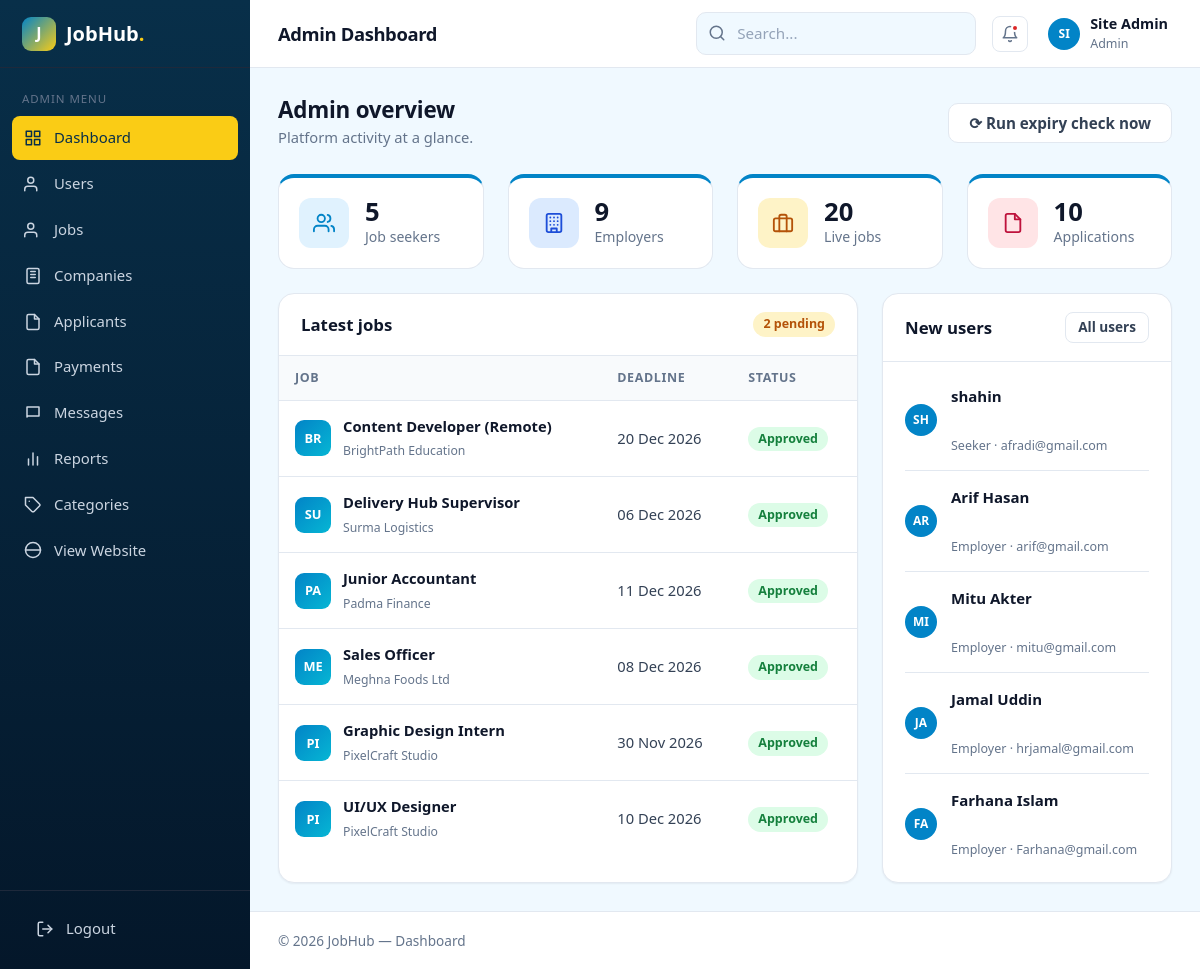
The app's page /admin/dashboard.php (signed in) with its own data.
### tables this page shows
CREATE TABLE `jobs` (
  `id` int UNSIGNED NOT NULL,
  `company_id` int UNSIGNED NOT NULL,
  `category_id` int UNSIGNED DEFAULT NULL,
  `city_id` int UNSIGNED DEFAULT NULL,
  `subscription_id` int UNSIGNED DEFAULT NULL,
  `title` varchar(150) NOT NULL,
  `slug` varchar(180) NOT NULL,
  `job_type` enum('full_time','part_time','contract','internship','remote') NOT NULL DEFAULT 'full_time',
  `salary_min` decimal(10,2) DEFAULT NULL,
  `salary_max` decimal(10,2) DEFAULT NULL,
  `description` text,
  `deadline` date NOT NULL,
  `status` enum('pending','approved','rejected','closed') NOT NULL DEFAULT 'pending',
  `is_featured` tinyint(1) NOT NULL DEFAULT '0'
);

CREATE TABLE `companies` (
  `id` int UNSIGNED NOT NULL,
  `user_id` int UNSIGNED NOT NULL,
  `city_id` int UNSIGNED DEFAULT NULL,
  `name` varchar(150) NOT NULL,
  `logo` varchar(255) DEFAULT NULL,
  `website` varchar(255) DEFAULT NULL,
  `address` text,
  `description` text
);

CREATE TABLE `users` (
  `id` int UNSIGNED NOT NULL,
  `name` varchar(100) NOT NULL,
  `email` varchar(150) NOT NULL,
  `phone` varchar(20) DEFAULT NULL,
  `password` varchar(255) NOT NULL,
  `role` enum('admin','employer','seeker') NOT NULL,
  `status` enum('active','pending','blocked') NOT NULL DEFAULT 'active',
  `created_at` timestamp NOT NULL DEFAULT CURRENT_TIMESTAMP
);

### admin/dashboard.php (the view, shortened to what this page needs)
<?php
include('../dbconfig.php');
$totalSeekers   = $conn->query("SELECT COUNT(*) AS c FROM users WHERE role = 'seeker'")->fetch_assoc()['c'];
$totalEmployers = $conn->query("SELECT COUNT(*) AS c FROM users WHERE role = 'employer'")->fetch_assoc()['c'];
$liveJobs       = $conn->query("SELECT COUNT(*) AS c FROM jobs WHERE status = 'approved' AND deadline >= CURDATE()")->fetch_assoc()['c'];
$totalApps      = $conn->query("SELECT COUNT(*) AS c FROM job_applications")->fetch_assoc()['c'];
$pendingJobs    = $conn->query("SELECT COUNT(*) AS c FROM jobs WHERE status = 'pending'")->fetch_assoc()['c'];
$latestJobs = $conn->query("SELECT jobs.*, companies.name AS company_name FROM jobs
                            JOIN companies ON companies.id = jobs.company_id
                            ORDER BY jobs.id DESC LIMIT 6");
$newUsers = $conn->query("SELECT * FROM users ORDER BY created_at DESC LIMIT 5");
$jobColor = array('pending' => 'badge-warning', 'approved' => 'badge-success', 'rejected' => 'badge-danger', 'closed' => 'badge-gray');
?>
<!DOCTYPE html>
<html lang="en">
<head>
  <link rel="stylesheet" href="../assets/css/style.css?v=2">
</head>
<body class="dash-body">
 <?php include('include/leftbar.php'); ?>
   <?php include('include/header.php'); ?>
  <main class="dash-content">
    <div class="page-actions"><div><h2>Admin overview</h2><p>Platform activity at a glance.</p></div>
      <a class="btn btn-light" href="dashboard.php?run_expire=1">⟳ Run expiry check now</a></div>
    <div class="grid grid-4 mb-3">
      <div class="stat-card"><div class="stat-icon teal"><svg class="ic" viewBox="0 0 24 24" aria-hidden="true"><path d="M17 21v-2a4 4 0 0 0-4-4H5a4 4 0 0 0-4 4v2"/><circle cx="9" cy="7" r="4"/><path d="M23 21v-2a4 4 0 0 0-3-3.87"/><path d="M16 3.13a4 4 0 0 1 0 7.75"/></svg></div><div><h3><?php echo $totalSeekers; ?></h3><p>Job seekers</p></div></div>
      <div class="stat-card"><div class="stat-icon blue"><svg class="ic" viewBox="0 0 24 24" aria-hidden="true"><rect x="4" y="2" width="16" height="20" rx="2"/><path d="M9 22v-4h6v4M8 6h.01M16 6h.01M12 6h.01M12 10h.01M12 14h.01M16 10h.01M16 14h.01M8 10h.01M8 14h.01"/></svg></div><div><h3><?php echo $totalEmployers; ?></h3><p>Employers</p></div></div>
      <div class="stat-card"><div class="stat-icon amber"><svg class="ic" viewBox="0 0 24 24" aria-hidden="true"><rect x="2" y="7" width="20" height="14" rx="2"/><path d="M16 21V5a2 2 0 0 0-2-2h-4a2 2 0 0 0-2 2v16"/></svg></div><div><h3><?php echo $liveJobs; ?></h3><p>Live jobs</p></div></div>
      <div class="stat-card"><div class="stat-icon rose"><svg class="ic" viewBox="0 0 24 24" aria-hidden="true"><path d="M14 2H6a2 2 0 0 0-2 2v16a2 2 0 0 0 2 2h12a2 2 0 0 0 2-2V8z"/><polyline points="14 2 14 8 20 8"/></svg></div><div><h3><?php echo $totalApps; ?></h3><p>Applications</p></div></div>
    </div>
    <div class="dash-grid">
      <div class="card">
        <div class="card-header"><h3>Latest jobs</h3><a href="jobs.php?status=pending" class="badge badge-warning"><?php echo $pendingJobs; ?> pending</a></div>
        <div class="table-wrap">
          <table class="table">
            <thead><tr><th>Job</th><th>Deadline</th><th>Status</th></tr></thead>
            <tbody>
            <?php while ($j = $latestJobs->fetch_assoc()) { ?>
              <tr>
                <td><div class="cell-user"><span class="company-logo sm" style="background:#0f766e"><?php echo strtoupper(substr($j['company_name'], 0, 2)); ?></span>
                  <div><strong><?php echo $j['title']; ?></strong><small><?php echo $j['company_name']; ?></small></div></div></td>
                <td><?php echo date('d M Y', strtotime($j['deadline'])); ?></td>
                <td><span class="badge <?php echo $jobColor[$j['status']]; ?>"><?php echo ucfirst($j['status']); ?></span></td>
              </tr>
            <?php } ?>
            </tbody>
          </table>
        </div>
      </div>
      <div class="card">
        <div class="card-header"><h3>New users</h3><a href="users.php" class="btn btn-sm btn-light">All users</a></div>
        <div class="card-body">
          <?php while ($u = $newUsers->fetch_assoc()) { ?>
            <div class="list-item">
              <span class="avatar sm"><?php echo strtoupper(substr($u['name'], 0, 2)); ?></span>
              <div class="list-item-body"><strong><?php echo $u['name']; ?></strong><br><small class="muted"><?php echo ucfirst($u['role']); ?> · <?php echo $u['email']; ?></small></div>
            </div>
          <?php } ?>
        </div>
      </div>
    </div>
  </main>
  <footer class="dash-footer">&copy; 2026 JobHub — Dashboard</footer>
</div>
</body>
</html>

### records on screen
jobs: company.name "BR", title "Content Developer (Remote)", company.name "BrightPath Education", deadline "20 Dec 2026", status "Approved"
jobs: company.name "SU", title "Delivery Hub Supervisor", company.name "Surma Logistics", deadline "06 Dec 2026", status "Approved"
jobs: company.name "PA", title "Junior Accountant", company.name "Padma Finance", deadline "11 Dec 2026", status "Approved"
jobs: company.name "ME", title "Sales Officer", company.name "Meghna Foods Ltd", deadline "08 Dec 2026", status "Approved"
jobs: company.name "PI", title "Graphic Design Intern", company.name "PixelCraft Studio", deadline "30 Nov 2026", status "Approved"
jobs: company.name "PI", title "UI/UX Designer", company.name "PixelCraft Studio", deadline "10 Dec 2026", status "Approved"
users: name "SH", name "shahin", role "Seeker", email "afradi@gmail.com"
users: name "AR", name "Arif Hasan", role "Employer", email "arif@gmail.com"
users: name "MI", name "Mitu Akter", role "Employer", email "mitu@gmail.com"
users: name "JA", name "Jamal Uddin", role "Employer", email "hrjamal@gmail.com"
users: name "FA", name "Farhana Islam", role "Employer", email "Farhana@gmail.com"

### other values on screen
substr($_SESSION['name'], 0, 2) "SI"
$_SESSION['name'] "Site Admin"
$totalSeekers "5"
$totalEmployers "9"
$liveJobs "20"
$totalApps "10"
$pendingJobs "2"
